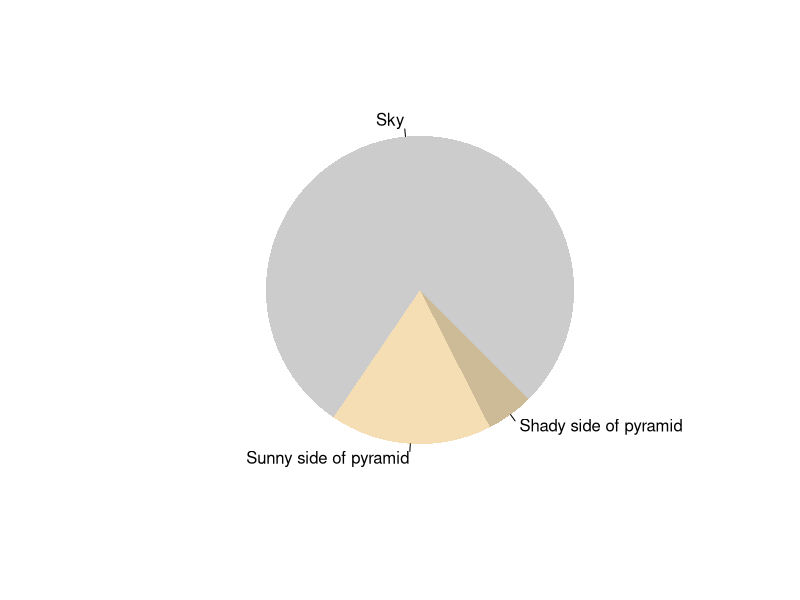

The R script that drew this image:
## ---- chunk 1
paste("This", "new", "template", "looks", "good")
## ---- chunk 2
pie(
  c(Sky = 78, "Sunny side of pyramid" = 17, "Shady side of pyramid" = 5), 
  init.angle = 315, 
  col = c("grey80", "wheat", "wheat3"), 
  border = FALSE
)
## ---- chunk 3
